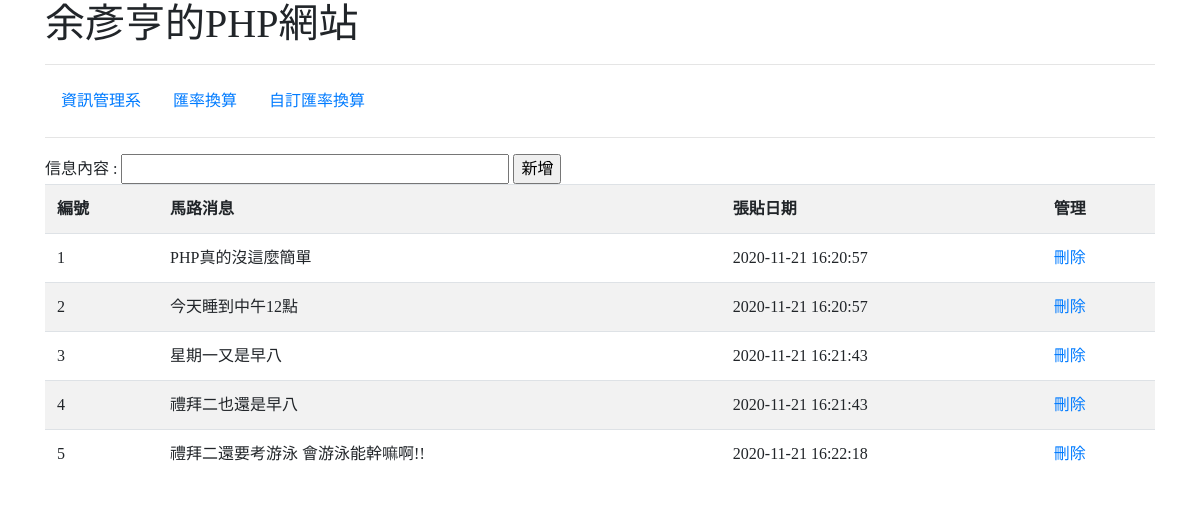
The page / on the database its author committed.
### tables this page shows
CREATE TABLE `news` (
  `id` int(11) NOT NULL,
  `title` varchar(200) NOT NULL,
  `pub_date` datetime NOT NULL DEFAULT CURRENT_TIMESTAMP
);

### index.php (the view, shortened to what this page needs)
<?php
  require("dbinfo.php");
?>
<!doctype html>
<html>
  <head>
    <link rel="stylesheet" href="https://cdn.jsdelivr.net/npm/bootstrap@4.5.3/dist/css/bootstrap.min.css">
  </head>
  <body>
  	<div class="container">
    <h1>余彥亨的PHP網站</h1>
    <hr>
    <ul class="nav">
  <li class="nav-item">
    <a class="nav-link active" href="https://mis.nkust.edu.tw/">資訊管理系</a>
  </li>
  <li class="nav-item">
    <a class="nav-link" href="exchange.php">匯率換算</a>
  </li>
  <li class="nav-item">
    <a class="nav-link" href="exchange2.php">自訂匯率換算</a>
  </li>
</ul>
<hr>
<form action="insert.php" method="post">
信息內容 : <input type="text" name="name" size=40>
<input type="submit" value="新增">
</form>
<?php
	$sql = "SELECT * FROM news";
	$result = $conn->query($sql);
	if ($result->num_rows > 0) {
	echo "<table class = 'table table-striped'>";
	echo "<tr><th>編號</th><th>馬路消息</th><th>張貼日期</th><th>管理</th></tr>";
	while($row = $result->fetch_assoc()) {
	  echo "<tr>";
	  echo "<td>" . $row["id"]. "</td>" .
	  	   "<td>" . $row["title"]. "</td>" .
         "<td>" . $row["pub_date"]. "</td>" .
         "<td><a href='deleteit.php?id=" .
         $row["id"] . "'>刪除</a></td>";
	  echo "</tr>";
	}
	echo "</table>";
	} else {
	echo "0 results";
	}
?>
</div>
  </body>
</html>

### index.php (style rules this page uses)
body { font-family: 微軟正黑體 }

### rows shown on the page
news: id "1", title "PHP真的沒這麼簡單", pub_date "2020-11-21 16:20:57"
news: id "2", title "今天睡到中午12點", pub_date "2020-11-21 16:20:57"
news: id "3", title "星期一又是早八", pub_date "2020-11-21 16:21:43"
news: id "4", title "禮拜二也還是早八", pub_date "2020-11-21 16:21:43"
news: id "5", title "禮拜二還要考游泳 會游泳能幹嘛啊!!", pub_date "2020-11-21 16:22:18"
